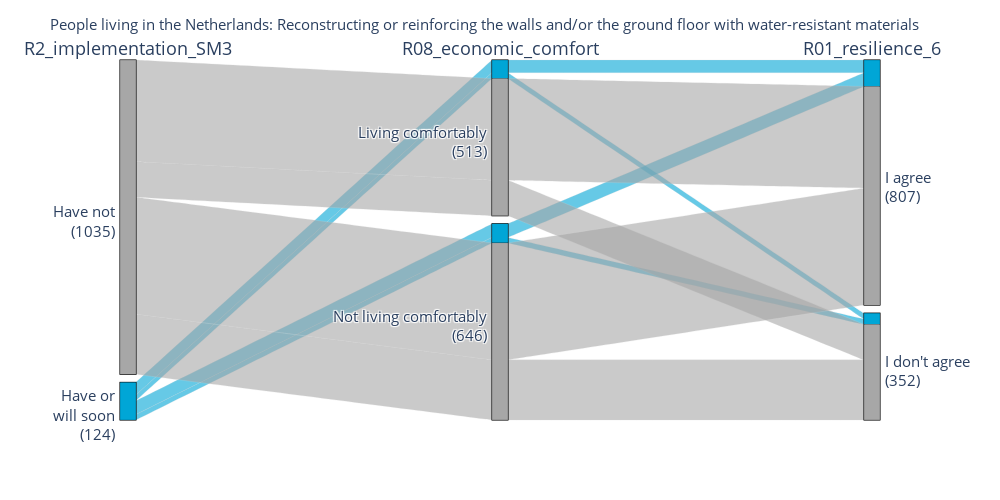
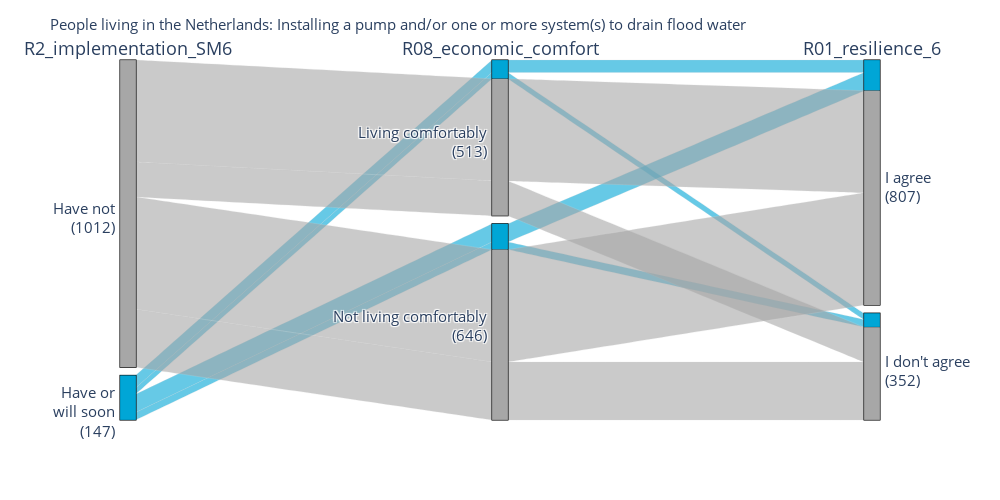

Notebook code for these charts, in order:
### Markdown cell above
Generating Parallel Set Diagrams

### Code cell
# Loop through each item in the list of chosen aims
for item in range(len(chosen_aims)):
    aim = chosen_aims[item]
    
    # Combine base conditions with efficacy and cost conditions for the current aim
    conditions = base_conditions #+ [efficacy_conditions[item]] + [cost_conditions[item]]
    paralelsetdf = adjusted_responses[[aim] + conditions].astype(str)

    # Define custom color mapping
    color_mapping = {
        "2": "#00a6d6",
        "6": "#a7a7a7"
    }

    # Apply color mapping
    paralelsetdf['color'] = paralelsetdf[aim].map(color_mapping)
    

    # Update labels to provide the need
    aimcounts = paralelsetdf[aim].value_counts()
    paralelsetdf.loc[paralelsetdf[aim] == str(2), aim] = f"Have or<br>will soon<br>({aimcounts.loc[str(2)]})"
    paralelsetdf.loc[paralelsetdf[aim] == str(6), aim] = f"Have not<br>({aimcounts.loc[str(6)]})"

    for condition in base_conditions:
      concounts = paralelsetdf[condition].value_counts()
      for val in paralelsetdf[condition].unique():
            # Update labels to provide the need
            label = adjusted_overview.loc[(adjusted_overview['Variable Label\n (Data files)'] == condition) & (adjusted_overview['Values'] == float(val)), "Value labels"].iloc[0]
            paralelsetdf.loc[paralelsetdf[condition] == val, condition] = f"{label}<br>({concounts.loc[val]})"
        

    # Create the parallel categories plot
    fig = px.parallel_categories(
        paralelsetdf,
        dimensions=[aim] + conditions,
        color='color',
    )
    # Update the layout of the figure with a title and font size
    fig.update_layout(title_text="People living in the Netherlands: " + adjusted_overview[adjusted_overview['Variable Label\n (Data files)'] == aim]["Description"].iloc[0], 
                      height=500,
                      width=1000,
                        title_font=dict(size=15, ),  # Set title font size here
                        font=dict(size=18)  # Set default font size here (for labels, etc.)
    )
    
    # Show the plot
    fig.show()

### Figure 1 — Plotly figure (JSON) as saved in the notebook; plotly's stock layout.template omitted (floating-point values rounded to 4 significant figures; data arrays with more than 128 entries replaced by an {"elided": "..."} marker saying what was removed)
{"data": [{"dimensions": [{"label": "R2_implementation_SM3", "values": {"elided": "1159 str values"}}, {"label": "R08_economic_comfort", "values": {"elided": "1159 str values"}}, {"label": "R01_resilience_6", "values": {"elided": "1159 str values"}}], "domain": {"x": [0, 1], "y": [0, 1]}, "line": {"color": {"elided": "1159 str values"}, "coloraxis": "coloraxis"}, "name": "", "type": "parcats"}], "layout": {"coloraxis": {"colorbar": {"title": {"text": "color"}}, "colorscale": [[0, "#0d0887"], [0.1111, "#46039f"], [0.2222, "#7201a8"], [0.3333, "#9c179e"], [0.4444, "#bd3786"], [0.5556, "#d8576b"], [0.6667, "#ed7953"], [0.7778, "#fb9f3a"], [0.8889, "#fdca26"], [1, "#f0f921"]]}, "font": {"size": 18}, "height": 500, "legend": {"tracegroupgap": 0}, "margin": {"t": 60}, "title": {"font": {"size": 15}, "text": "People living in the Netherlands: Reconstructing or reinforcing the walls and/or the ground floor with water-resistant materials"}, "width": 1000}}

### Figure 2 — Plotly figure (JSON) as saved in the notebook; plotly's stock layout.template omitted (floating-point values rounded to 4 significant figures; data arrays with more than 128 entries replaced by an {"elided": "..."} marker saying what was removed)
{"data": [{"dimensions": [{"label": "R2_implementation_SM6", "values": {"elided": "1159 str values"}}, {"label": "R08_economic_comfort", "values": {"elided": "1159 str values"}}, {"label": "R01_resilience_6", "values": {"elided": "1159 str values"}}], "domain": {"x": [0, 1], "y": [0, 1]}, "line": {"color": {"elided": "1159 str values"}, "coloraxis": "coloraxis"}, "name": "", "type": "parcats"}], "layout": {"coloraxis": {"colorbar": {"title": {"text": "color"}}, "colorscale": [[0, "#0d0887"], [0.1111, "#46039f"], [0.2222, "#7201a8"], [0.3333, "#9c179e"], [0.4444, "#bd3786"], [0.5556, "#d8576b"], [0.6667, "#ed7953"], [0.7778, "#fb9f3a"], [0.8889, "#fdca26"], [1, "#f0f921"]]}, "font": {"size": 18}, "height": 500, "legend": {"tracegroupgap": 0}, "margin": {"t": 60}, "title": {"font": {"size": 15}, "text": "People living in the Netherlands: Installing a pump and/or one or more system(s) to drain flood water"}, "width": 1000}}
